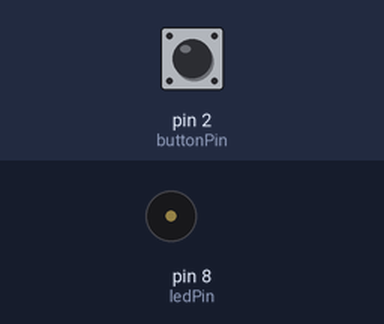
Recording of a sketch running on a simulated Arduino Uno, built with avr-gcc and run on an emulated ATmega328P. On the bench: buzzer (waves = sounding). The test bench sets the inputs (shaded band); at power-on: pin 2 (buttonPin) LOW.

Above: at 1.2 s.
1.3 s: pin 2 (buttonPin) pulled HIGH for 3.2 s
At 2.0 s:
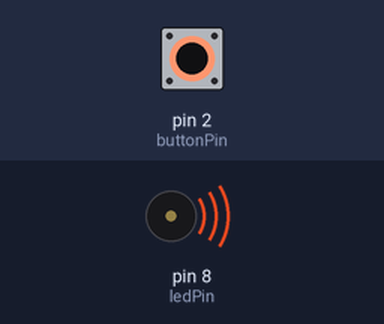
Timing chart, 0 to 5.8 s (numbered marks = the images above; inputs shaded):
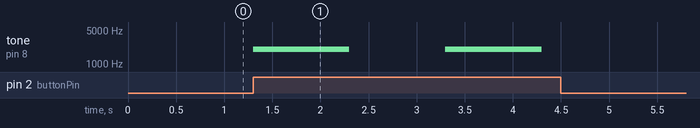

Measured:
- after the input at 1.3 s, tone on pin 8 (ledPin): alternates 2000 Hz for 1.0 s and silent for 1.0 s, 4 changes in all, then stays silent, starting at once

The sketch:

watersensor.ino
```cpp
const int ledPin =  8;      // the number of the LED pin
int buttonPin=2;

// variables will change:
int buttonState = 0;         // variable for reading the pushbutton status

void setup() {
  // initialize the LED pin as an output:
  pinMode(ledPin, OUTPUT);
  // initialize the pushbutton pin as an input:
  pinMode(buttonPin, INPUT);
}

void loop() {
  // read the state of the pushbutton value:

  buttonState = digitalRead(buttonPin);

  // check if the pushbutton is pressed. If it is, the buttonState is HIGH:
  if (buttonState == HIGH) {
    // turn LED on:
    digitalWrite(ledPin, HIGH);
    //Tone takes three arguments tone(pin, frequency, duration)
  tone(8, 2000, 1000);

  //The loop does not wait for the tone to finish, so lets delay to here 2 seconds to hear
  //one second of noise and one second of silence - essentially a beep
  delay(2000);}
   if (buttonState == LOW){
    // turn LED off:
    digitalWrite(ledPin, LOW);
  }

}//Close Loop
```
